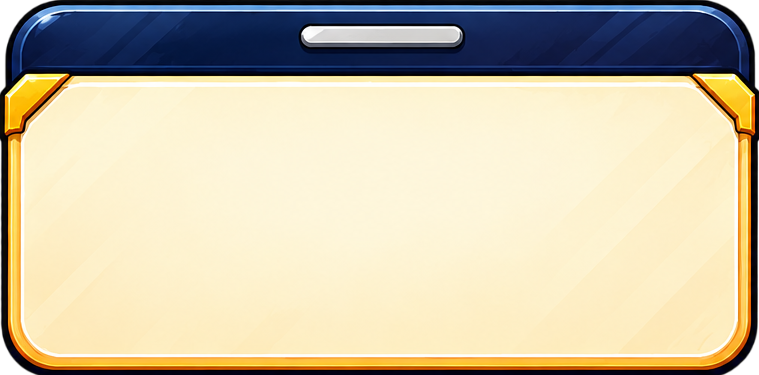
#> input picture tools/ui/sheet.png, 759 x 375 px, found by its file name
$ python build_match_card.py SHEET.png
#> lines starting #> are read from the running program, lines starting #| are printed output that depends on the picture; after the words box and inside, x2 and y2 are one past the last pixel; in counts of white or black regions, pixels touching at a corner belong together
#!/usr/bin/env python3
"""The match pop-up card: the empty frame (the right-hand card of the sheet, on magenta) cut out
to img/cards/match-frame.webp. The game recolours it to each team and puts the player's painted
portrait, rating, name and role on it.

usage: python3 tools/build_match_card.py SHEET.png
Needs numpy, scipy and Pillow.
"""
import sys
import numpy as np
from PIL import Image
from scipy import ndimage as ndi


def main():
    a = np.array(Image.open(sys.argv[1]).convert('RGBA')).astype(np.float32)
    a = a[:, a.shape[1] // 2:]  # the empty card
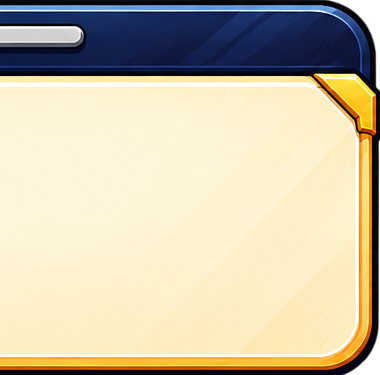
#> a: shape (375, 380, 4) float32; mean R, G, B, A 199.5, 189.5, 164.5, 252.1; transparent parts drawn white
    bg = np.array([250, 3, 250], np.float32)
    dist = np.abs(a[..., :3] - bg).max(-1)
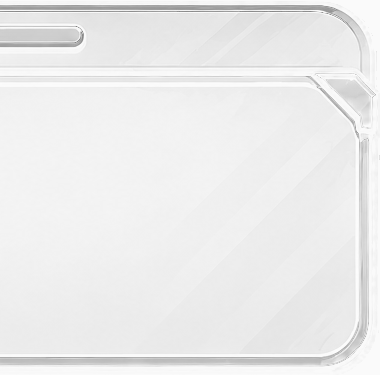
#> dist: shape (375, 380) float32; min 128, max 252, mean 235.7
    # the background: magenta joined to the edges (the frame's own purples are inside its outline)
    near = dist < 90
#> near: shape (375, 380) bool; every value is 0
    lab, _ = ndi.label(near)
#> lab: shape (375, 380) int32; every value is 0
    edge = set(np.unique(np.concatenate([lab[0], lab[-1], lab[:, 0], lab[:, -1]]))) - {0}
#> edge = 0 items
    back = np.isin(lab, list(edge))
    # soft edge: alpha by how far a border pixel is from the magenta, magenta tint removed
    alpha = np.where(back, 0, 1).astype(np.float32)
#> alpha: shape (375, 380) float32; every value is 1
    ring = ndi.binary_dilation(back, iterations=2) & ~back
    k = np.clip((dist[ring] - 20) / 120, 0, 1)
#> k = empty array
    alpha[ring] = k
    rgb = a[..., :3]
    rgb[ring] = np.clip((rgb[ring] - (1 - k[:, None]) * bg) / np.maximum(k[:, None], 0.25), 0, 255)
    a[..., 3] = alpha * 255
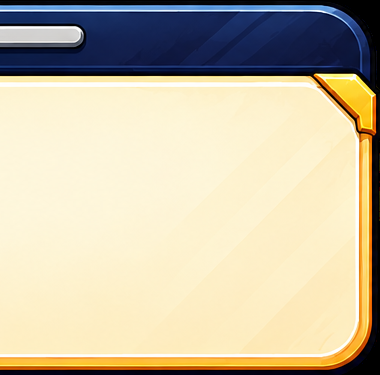
#> a: shape (375, 380, 4) float32; 2.03% of pixels changed, all inside (x1, y1, x2, y2) = (0, 0, 380, 375)
    out = Image.fromarray(a.astype(np.uint8), 'RGBA')
    out = out.crop(out.getbbox())
    out = out.resize((480, round(out.height * 480 / out.width)), Image.LANCZOS)
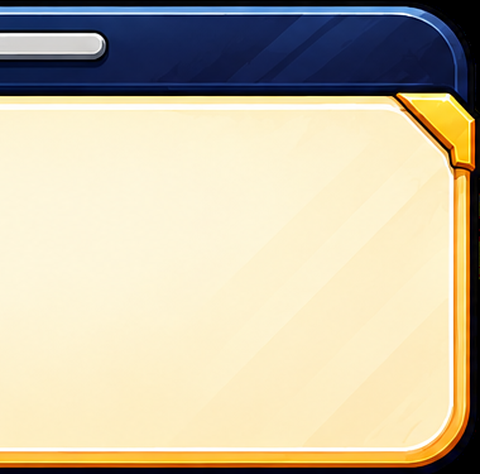
#> out: PIL image 480x474 RGBA; mean R, G, B, A 199.6, 189.6, 164.5, 255
    out.save('img/cards/match-frame.webp', 'WEBP', quality=90, method=6)
    print(out.size)
#| (480, 474)


if __name__ == '__main__':
    main()

$ run again, with tools/ui/about-coach.png copied over tools/ui/sheet.png
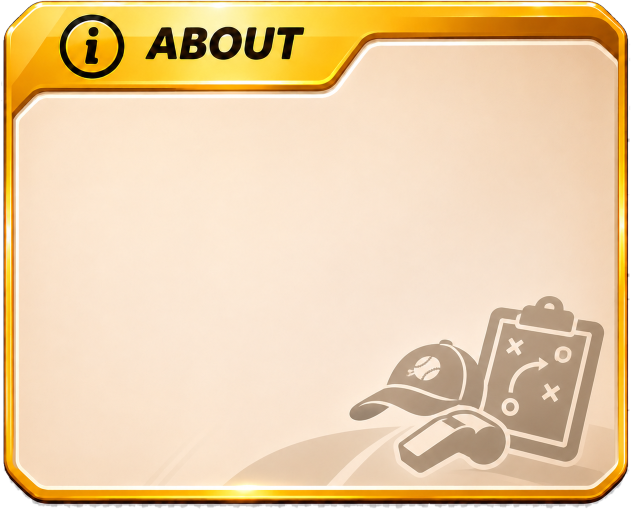
#> input picture tools/ui/about-coach.png, 1262 x 1019 px, found by its file name (shown at 1/2 size)
#> in main, `dist = np.abs(a[..., :3] - bg).max(-1)`:
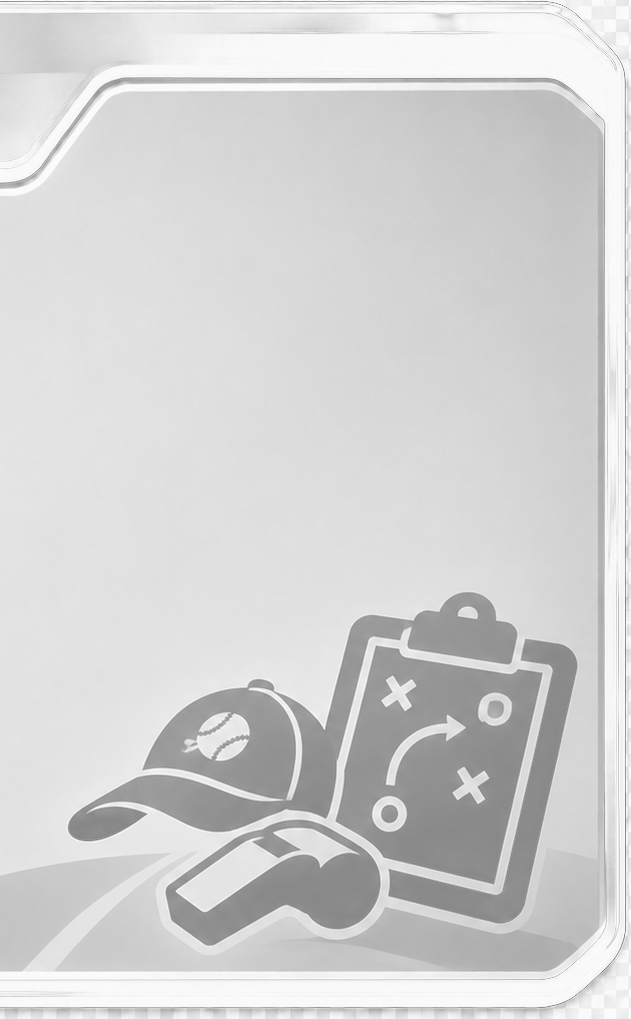
#> dist: shape (1019, 631) float32; min 124, max 252, mean 210.7
#> near: shape (1019, 631) bool; every value is 0
#> lab: shape (1019, 631) int32; every value is 0
#> edge = 0 items
#> alpha: shape (1019, 631) float32; every value is 1
#> k = empty array
#> in main, `a[..., 3] = alpha * 255`:
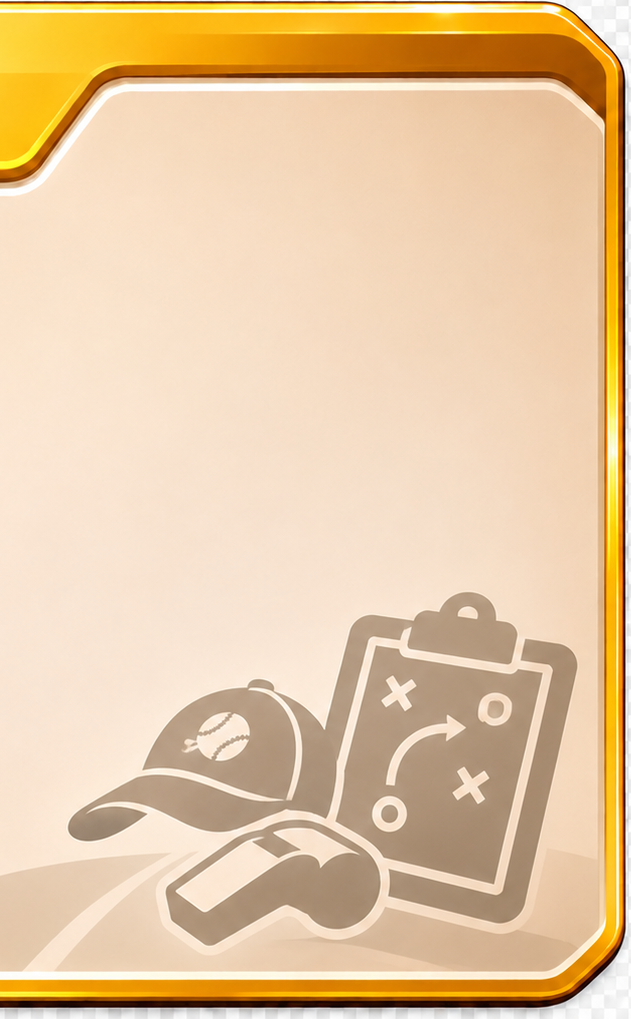
#> a: shape (1019, 631, 4) float32; mean R, G, B, A 230.5, 200.4, 162.6, 255.9
#| (480, 775)

$ run again, with tools/ui/about-factory.png copied over tools/ui/sheet.png
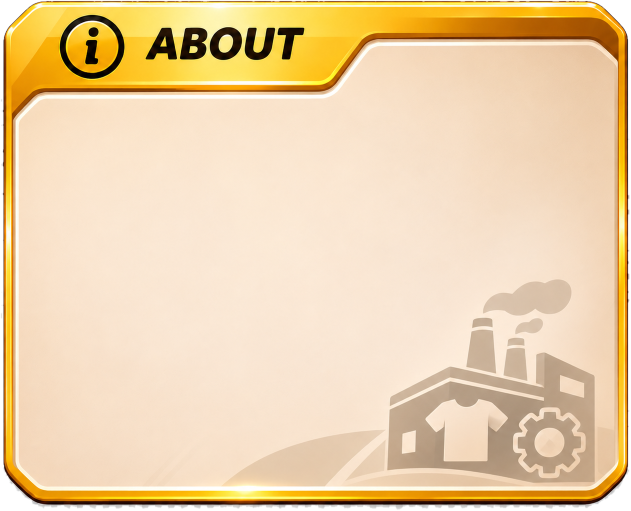
#> input picture tools/ui/about-factory.png, 1262 x 1021 px, found by its file name (shown at 1/2 size)
#> in main, `dist = np.abs(a[..., :3] - bg).max(-1)`:
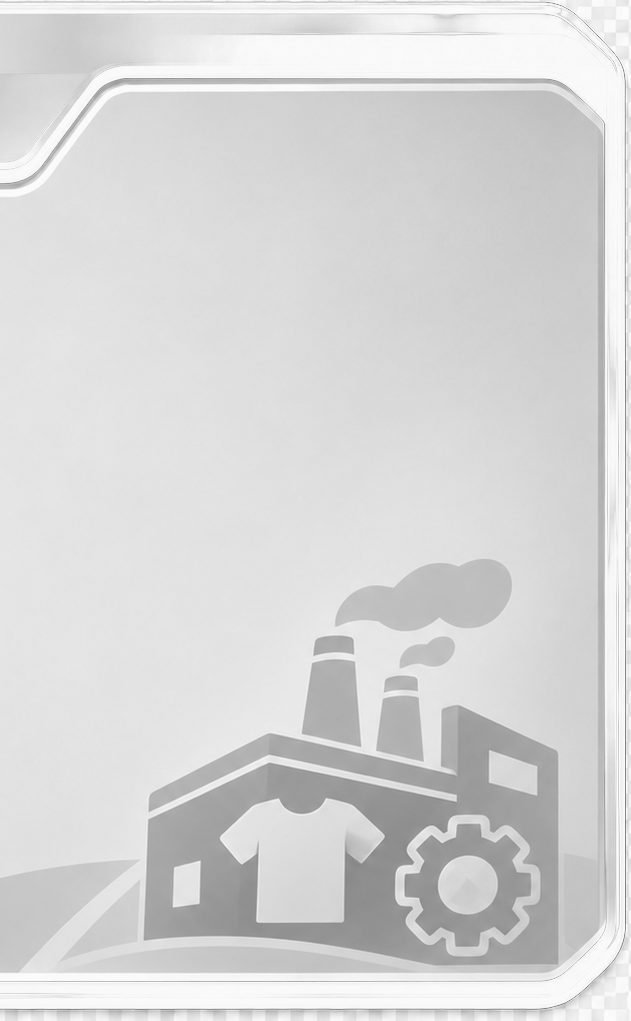
#> dist: shape (1021, 631) float32; min 124, max 252, mean 214.6
#> near: shape (1021, 631) bool; every value is 0
#> lab: shape (1021, 631) int32; every value is 0
#> edge = 0 items
#> alpha: shape (1021, 631) float32; every value is 1
#> k = empty array
#> in main, `out = out.resize((480, round(out.height * 480 / out.width)), Image.LAN..`:
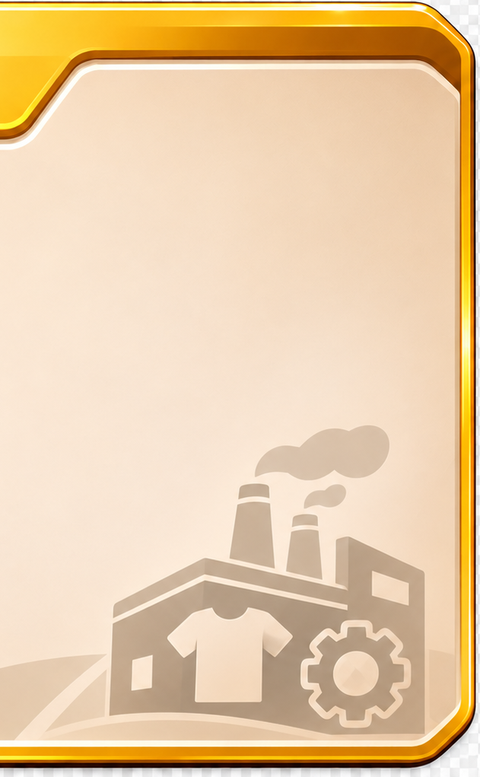
#> out: PIL image 480x777 RGBA; mean R, G, B, A 233.5, 204.9, 167.9, 255
#| (480, 777)
